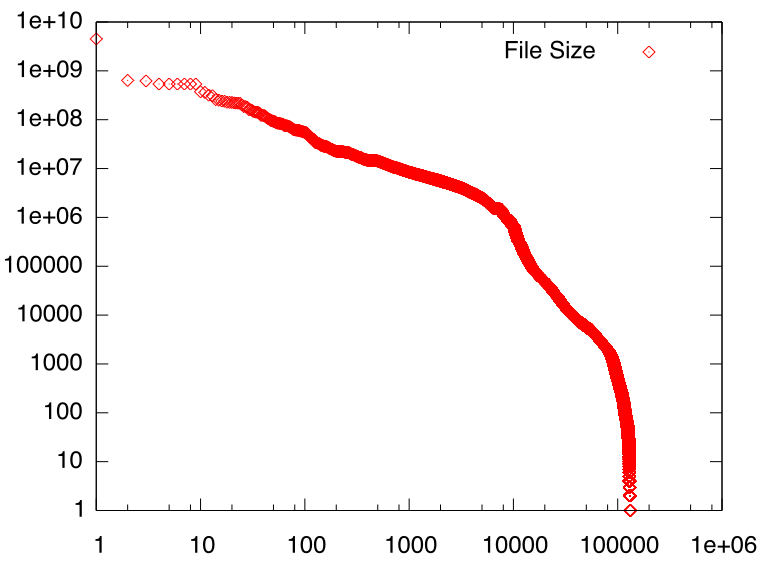

This figure's gnuplot source:
set logscale xy
set pointsize 1
set terminal aqua 0 fname 'Helvetica' fsize 24
plot "filesize.txt" using ($0+1):($1) title "File Size" with points 1 5
